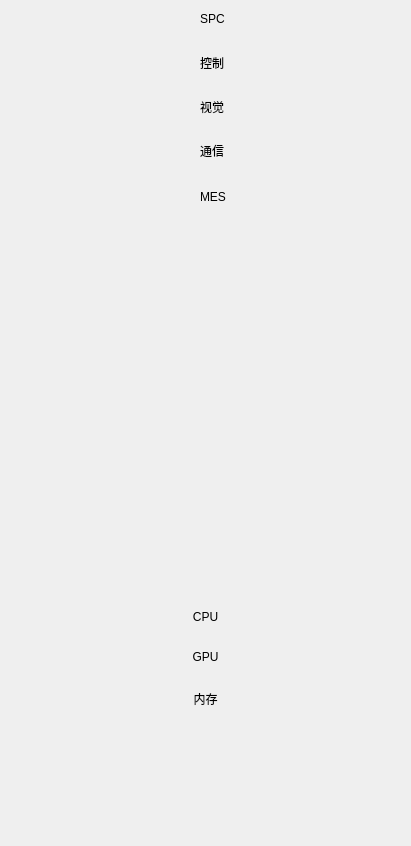
<?xml version="1.0" encoding="UTF-8"?>
<ui version="4.0">
 <class>left_panel</class>
 <widget class="QWidget" name="left_panel">
  <property name="geometry">
   <rect>
    <x>0</x>
    <y>0</y>
    <width>411</width>
    <height>846</height>
   </rect>
  </property>
  <property name="windowTitle">
   <string>Form</string>
  </property>
  <layout class="QVBoxLayout" name="verticalLayout">
   <property name="leftMargin">
    <number>0</number>
   </property>
   <property name="topMargin">
    <number>0</number>
   </property>
   <property name="rightMargin">
    <number>0</number>
   </property>
   <property name="bottomMargin">
    <number>6</number>
   </property>
   <item>
    <widget class="SelectableWidget" name="wgt_spc" native="true">
     <layout class="QHBoxLayout" name="horizontalLayout_4">
      <item>
       <spacer name="horizontalSpacer_5">
        <property name="orientation">
         <enum>Qt::Horizontal</enum>
        </property>
        <property name="sizeHint" stdset="0">
         <size>
          <width>40</width>
          <height>20</height>
         </size>
        </property>
       </spacer>
      </item>
      <item>
       <widget class="QLabel" name="label_spc_icon">
        <property name="text">
         <string/>
        </property>
       </widget>
      </item>
      <item>
       <widget class="QLabel" name="label_spc_name">
        <property name="text">
         <string>SPC</string>
        </property>
       </widget>
      </item>
      <item>
       <spacer name="horizontalSpacer_6">
        <property name="orientation">
         <enum>Qt::Horizontal</enum>
        </property>
        <property name="sizeHint" stdset="0">
         <size>
          <width>40</width>
          <height>20</height>
         </size>
        </property>
       </spacer>
      </item>
     </layout>
    </widget>
   </item>
   <item>
    <widget class="SelectableWidget" name="wgt_control" native="true">
     <layout class="QHBoxLayout" name="horizontalLayout_5">
      <item>
       <spacer name="horizontalSpacer_8">
        <property name="orientation">
         <enum>Qt::Horizontal</enum>
        </property>
        <property name="sizeHint" stdset="0">
         <size>
          <width>40</width>
          <height>20</height>
         </size>
        </property>
       </spacer>
      </item>
      <item>
       <widget class="QLabel" name="label_control_icon">
        <property name="text">
         <string/>
        </property>
       </widget>
      </item>
      <item>
       <widget class="QLabel" name="label_control_name">
        <property name="text">
         <string>控制</string>
        </property>
       </widget>
      </item>
      <item>
       <spacer name="horizontalSpacer_9">
        <property name="orientation">
         <enum>Qt::Horizontal</enum>
        </property>
        <property name="sizeHint" stdset="0">
         <size>
          <width>40</width>
          <height>20</height>
         </size>
        </property>
       </spacer>
      </item>
     </layout>
    </widget>
   </item>
   <item>
    <widget class="SelectableWidget" name="wgt_vision" native="true">
     <layout class="QHBoxLayout" name="horizontalLayout_6">
      <item>
       <spacer name="horizontalSpacer_10">
        <property name="orientation">
         <enum>Qt::Horizontal</enum>
        </property>
        <property name="sizeHint" stdset="0">
         <size>
          <width>40</width>
          <height>20</height>
         </size>
        </property>
       </spacer>
      </item>
      <item>
       <widget class="QLabel" name="label_vision_icon">
        <property name="text">
         <string/>
        </property>
       </widget>
      </item>
      <item>
       <widget class="QLabel" name="label_vision_name">
        <property name="text">
         <string>视觉</string>
        </property>
       </widget>
      </item>
      <item>
       <spacer name="horizontalSpacer_11">
        <property name="orientation">
         <enum>Qt::Horizontal</enum>
        </property>
        <property name="sizeHint" stdset="0">
         <size>
          <width>40</width>
          <height>20</height>
         </size>
        </property>
       </spacer>
      </item>
     </layout>
    </widget>
   </item>
   <item>
    <widget class="SelectableWidget" name="wgt_communate" native="true">
     <layout class="QHBoxLayout" name="horizontalLayout_7">
      <item>
       <spacer name="horizontalSpacer_12">
        <property name="orientation">
         <enum>Qt::Horizontal</enum>
        </property>
        <property name="sizeHint" stdset="0">
         <size>
          <width>40</width>
          <height>20</height>
         </size>
        </property>
       </spacer>
      </item>
      <item>
       <widget class="QLabel" name="label_communate_icon">
        <property name="text">
         <string/>
        </property>
       </widget>
      </item>
      <item>
       <widget class="QLabel" name="label_communate_name">
        <property name="text">
         <string>通信</string>
        </property>
       </widget>
      </item>
      <item>
       <spacer name="horizontalSpacer_13">
        <property name="orientation">
         <enum>Qt::Horizontal</enum>
        </property>
        <property name="sizeHint" stdset="0">
         <size>
          <width>40</width>
          <height>20</height>
         </size>
        </property>
       </spacer>
      </item>
     </layout>
    </widget>
   </item>
   <item>
    <widget class="SelectableWidget" name="wgt_mes" native="true">
     <layout class="QHBoxLayout" name="horizontalLayout_8">
      <property name="spacing">
       <number>7</number>
      </property>
      <property name="leftMargin">
       <number>11</number>
      </property>
      <property name="topMargin">
       <number>11</number>
      </property>
      <property name="rightMargin">
       <number>11</number>
      </property>
      <property name="bottomMargin">
       <number>11</number>
      </property>
      <item>
       <spacer name="horizontalSpacer_14">
        <property name="orientation">
         <enum>Qt::Horizontal</enum>
        </property>
        <property name="sizeHint" stdset="0">
         <size>
          <width>40</width>
          <height>20</height>
         </size>
        </property>
       </spacer>
      </item>
      <item>
       <widget class="QLabel" name="label_mes_icon">
        <property name="text">
         <string/>
        </property>
       </widget>
      </item>
      <item>
       <widget class="QLabel" name="label_mes_name">
        <property name="text">
         <string>MES</string>
        </property>
       </widget>
      </item>
      <item>
       <spacer name="horizontalSpacer_15">
        <property name="orientation">
         <enum>Qt::Horizontal</enum>
        </property>
        <property name="sizeHint" stdset="0">
         <size>
          <width>40</width>
          <height>20</height>
         </size>
        </property>
       </spacer>
      </item>
     </layout>
    </widget>
   </item>
   <item>
    <spacer name="verticalSpacer">
     <property name="orientation">
      <enum>Qt::Vertical</enum>
     </property>
     <property name="sizeHint" stdset="0">
      <size>
       <width>20</width>
       <height>464</height>
      </size>
     </property>
    </spacer>
   </item>
   <item>
    <widget class="QWidget" name="wgt_cpu" native="true">
     <property name="minimumSize">
      <size>
       <width>0</width>
       <height>0</height>
      </size>
     </property>
     <layout class="QVBoxLayout" name="verticalLayout_2">
      <property name="spacing">
       <number>6</number>
      </property>
      <property name="leftMargin">
       <number>0</number>
      </property>
      <property name="topMargin">
       <number>0</number>
      </property>
      <property name="rightMargin">
       <number>0</number>
      </property>
      <property name="bottomMargin">
       <number>0</number>
      </property>
      <item>
       <widget class="QLabel" name="label_cpu_title">
        <property name="sizePolicy">
         <sizepolicy hsizetype="Preferred" vsizetype="Minimum">
          <horstretch>0</horstretch>
          <verstretch>0</verstretch>
         </sizepolicy>
        </property>
        <property name="text">
         <string>CPU</string>
        </property>
        <property name="alignment">
         <set>Qt::AlignCenter</set>
        </property>
       </widget>
      </item>
      <item>
       <widget class="QLabel" name="label_cpu">
        <property name="sizePolicy">
         <sizepolicy hsizetype="Preferred" vsizetype="Minimum">
          <horstretch>0</horstretch>
          <verstretch>0</verstretch>
         </sizepolicy>
        </property>
        <property name="text">
         <string/>
        </property>
        <property name="alignment">
         <set>Qt::AlignCenter</set>
        </property>
       </widget>
      </item>
     </layout>
    </widget>
   </item>
   <item>
    <widget class="QWidget" name="wgt_gpu" native="true">
     <property name="minimumSize">
      <size>
       <width>0</width>
       <height>0</height>
      </size>
     </property>
     <layout class="QVBoxLayout" name="verticalLayout_5">
      <property name="spacing">
       <number>6</number>
      </property>
      <property name="leftMargin">
       <number>0</number>
      </property>
      <property name="topMargin">
       <number>0</number>
      </property>
      <property name="rightMargin">
       <number>0</number>
      </property>
      <property name="bottomMargin">
       <number>0</number>
      </property>
      <item>
       <widget class="QLabel" name="label_gpu_title">
        <property name="sizePolicy">
         <sizepolicy hsizetype="Preferred" vsizetype="Minimum">
          <horstretch>0</horstretch>
          <verstretch>0</verstretch>
         </sizepolicy>
        </property>
        <property name="text">
         <string>GPU</string>
        </property>
        <property name="alignment">
         <set>Qt::AlignCenter</set>
        </property>
       </widget>
      </item>
      <item>
       <widget class="QLabel" name="label_gpu">
        <property name="sizePolicy">
         <sizepolicy hsizetype="Preferred" vsizetype="Minimum">
          <horstretch>0</horstretch>
          <verstretch>0</verstretch>
         </sizepolicy>
        </property>
        <property name="text">
         <string/>
        </property>
        <property name="alignment">
         <set>Qt::AlignCenter</set>
        </property>
       </widget>
      </item>
     </layout>
    </widget>
   </item>
   <item>
    <widget class="QWidget" name="wgt_memory" native="true">
     <property name="minimumSize">
      <size>
       <width>0</width>
       <height>0</height>
      </size>
     </property>
     <layout class="QVBoxLayout" name="verticalLayout_3">
      <property name="spacing">
       <number>6</number>
      </property>
      <property name="leftMargin">
       <number>0</number>
      </property>
      <property name="topMargin">
       <number>0</number>
      </property>
      <property name="rightMargin">
       <number>0</number>
      </property>
      <property name="bottomMargin">
       <number>0</number>
      </property>
      <item>
       <widget class="QLabel" name="label_memory_title">
        <property name="text">
         <string>内存</string>
        </property>
        <property name="alignment">
         <set>Qt::AlignCenter</set>
        </property>
       </widget>
      </item>
      <item>
       <widget class="QLabel" name="label_memory">
        <property name="text">
         <string/>
        </property>
        <property name="alignment">
         <set>Qt::AlignCenter</set>
        </property>
       </widget>
      </item>
     </layout>
    </widget>
   </item>
   <item>
    <widget class="QWidget" name="wgt_user" native="true">
     <property name="minimumSize">
      <size>
       <width>0</width>
       <height>50</height>
      </size>
     </property>
     <layout class="QVBoxLayout" name="verticalLayout_4">
      <property name="spacing">
       <number>8</number>
      </property>
      <property name="leftMargin">
       <number>0</number>
      </property>
      <property name="topMargin">
       <number>30</number>
      </property>
      <property name="rightMargin">
       <number>0</number>
      </property>
      <property name="bottomMargin">
       <number>10</number>
      </property>
      <item>
       <widget class="QLabel" name="label_user_icon">
        <property name="text">
         <string/>
        </property>
       </widget>
      </item>
      <item>
       <widget class="QLabel" name="label_user_name">
        <property name="text">
         <string>未登录</string>
        </property>
        <property name="alignment">
         <set>Qt::AlignCenter</set>
        </property>
       </widget>
      </item>
      <item>
       <widget class="QLabel" name="label_user_permission">
        <property name="text">
         <string/>
        </property>
        <property name="alignment">
         <set>Qt::AlignCenter</set>
        </property>
       </widget>
      </item>
     </layout>
    </widget>
   </item>
   <item>
    <widget class="QWidget" name="wgt_time" native="true">
     <property name="minimumSize">
      <size>
       <width>0</width>
       <height>50</height>
      </size>
     </property>
     <layout class="QHBoxLayout" name="horizontalLayout">
      <property name="spacing">
       <number>0</number>
      </property>
      <property name="leftMargin">
       <number>0</number>
      </property>
      <property name="topMargin">
       <number>10</number>
      </property>
      <property name="rightMargin">
       <number>0</number>
      </property>
      <property name="bottomMargin">
       <number>10</number>
      </property>
      <item>
       <widget class="QLabel" name="label_time">
        <property name="text">
         <string/>
        </property>
        <property name="alignment">
         <set>Qt::AlignCenter</set>
        </property>
        <property name="wordWrap">
         <bool>true</bool>
        </property>
       </widget>
      </item>
     </layout>
    </widget>
   </item>
  </layout>
 </widget>
 <customwidgets>
  <customwidget>
   <class>SelectableWidget</class>
   <extends>QWidget</extends>
   <header>selectable_widget.h</header>
   <container>1</container>
  </customwidget>
 </customwidgets>
 <resources/>
 <connections/>
</ui>
